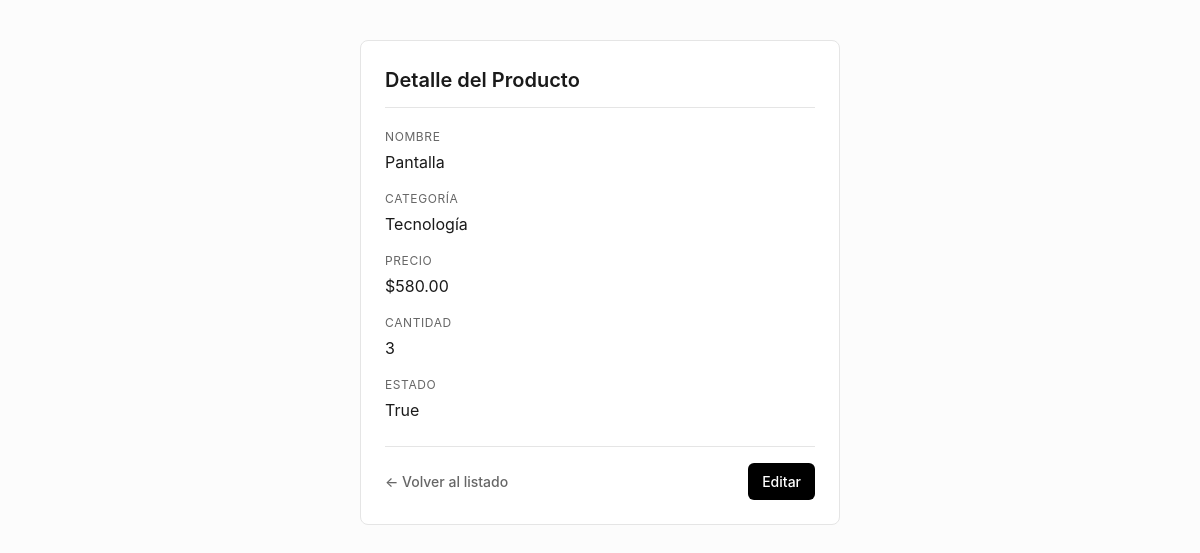
The app's page /productos/detalle/7/, older data.
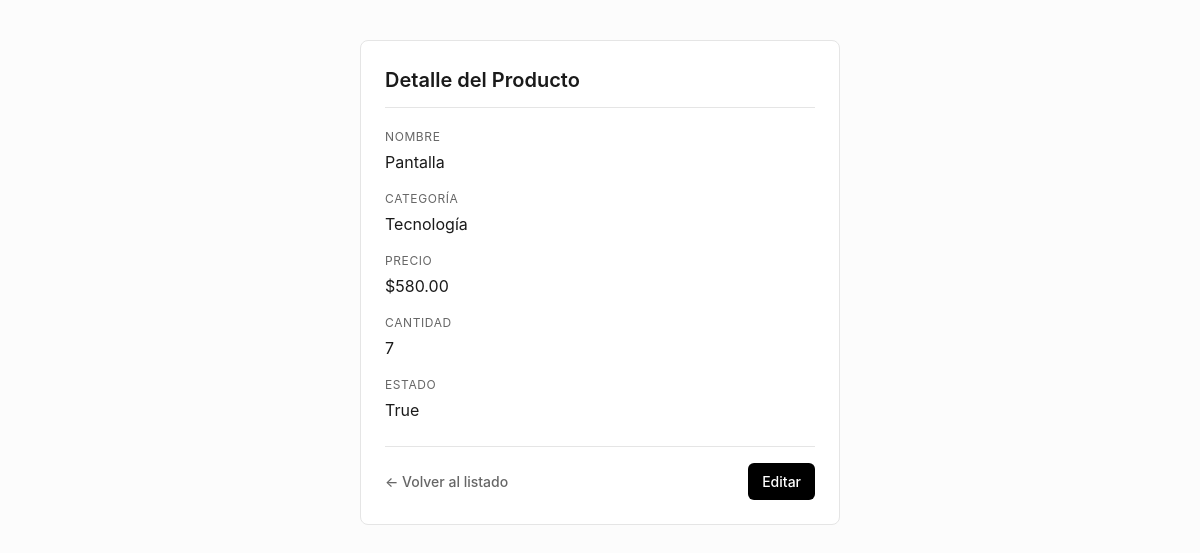
The same page, newer data.
### productos/models.py (models this page shows, shortened)
class producto(models.Model):
    nombre = models.CharField(max_length=100)
    categoria = models.CharField(max_length=100)
    precio = models.DecimalField(max_digits=10, decimal_places=2)
    cantidad = models.IntegerField()
    estado = models.BooleanField()

### productos/views.py (the view)
# urls.py: path("detalle/<id>/", views.detalle),
def detalle(request, id):
    prod = producto.objects.get(id=id)
    return render(
        request,
        "detalle.html",
        {"producto": prod}
    )

### productos/templates/detalle.html (shortened to what this page needs)
<!DOCTYPE html>
<html lang="es">
<head>
</head>
<body>
    <div class="card">
        <h1>Detalle del Producto</h1>
        <div class="detail-item">
            <span>Nombre</span>
            <p>{{ producto.nombre }}</p>
        </div>
        <div class="detail-item">
            <span>Categoría</span>
            <p>{{ producto.categoria }}</p>
        </div>
        <div class="detail-item">
            <span>Precio</span>
            <p>${{ producto.precio }}</p>
        </div>
        <div class="detail-item">
            <span>Cantidad</span>
            <p>{{ producto.cantidad }}</p>
        </div>
        <div class="detail-item">
            <span>Estado</span>
            <p>{{ producto.estado }}</p>
        </div>
        <div class="footer-actions">
            <a href="/productos/lista/" class="link-back">← Volver al listado</a>
            <a href="/productos/editar/{{ producto.id }}/" class="btn-edit">Editar</a>
        </div>
    </div>
</body>
</html>

Row changes from the older to the newer data that the page shows:
changed producto "Pantalla": cantidad "3" → "7"
